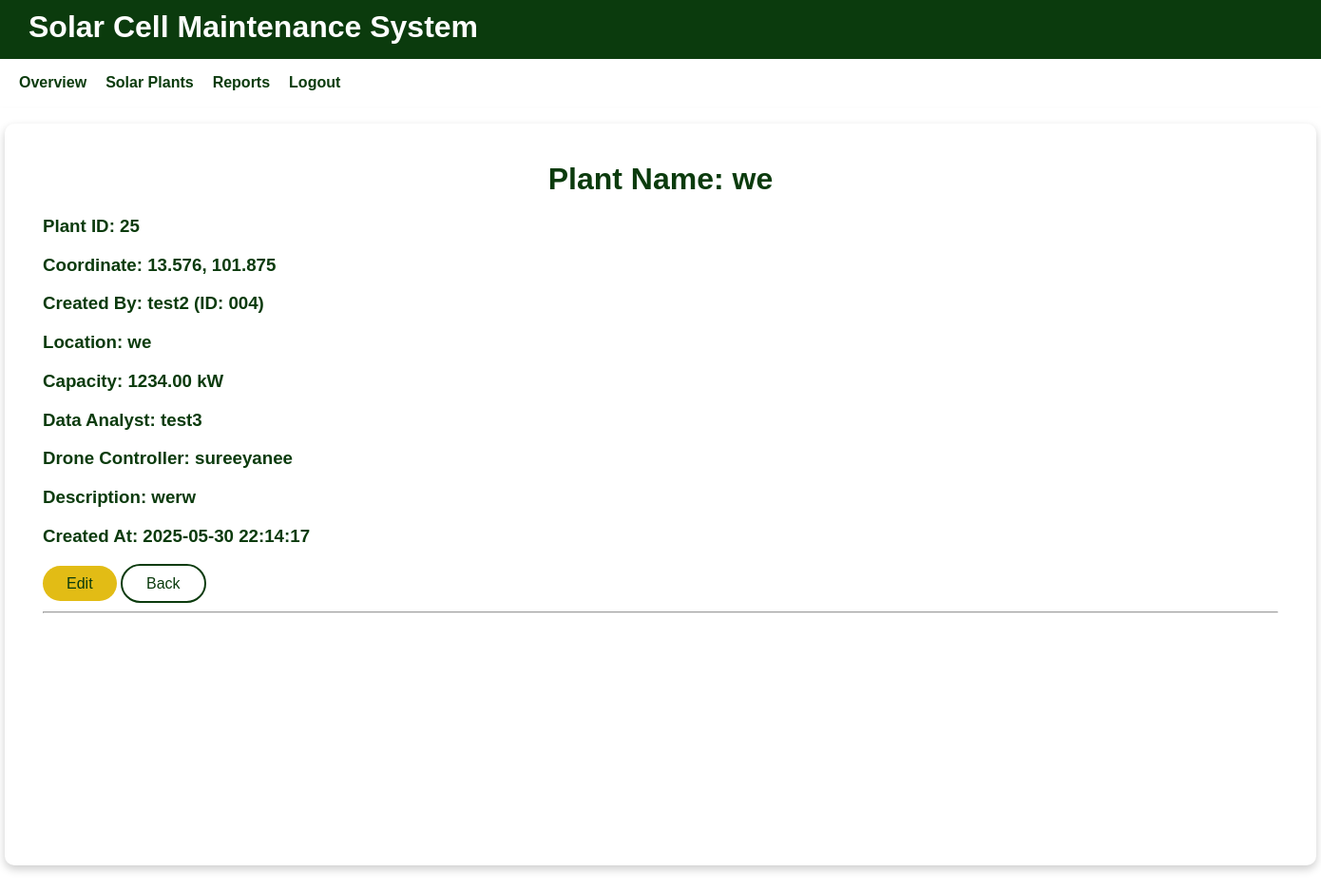
Page /plant/detail/25/ (signed in) on the earlier database version.
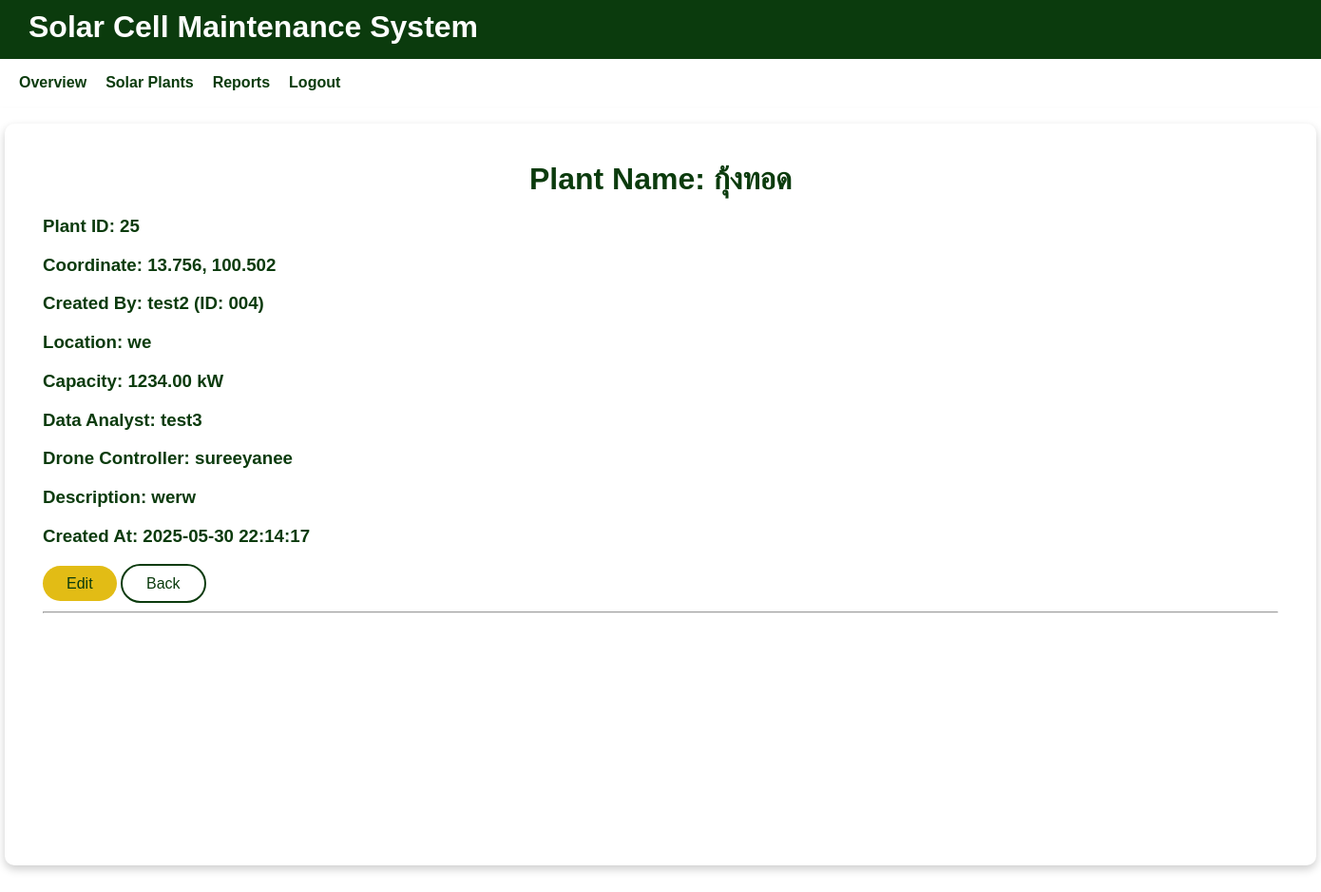
Same page on the later database version.
### plant/models.py (models this page shows, shortened)
class SolarPlant(models.Model):
    name = models.CharField(max_length=255, verbose_name="ชื่อโรงไฟฟ้า")
    location = models.CharField(max_length=255, verbose_name="ที่ตั้งโรงไฟฟ้า")
    latitude = models.FloatField(verbose_name="ละติจูด", null=True, blank=True)
    longitude = models.FloatField(verbose_name="ลองจิจูด", null=True, blank=True)
    owner = models.ForeignKey(
        settings.AUTH_USER_MODEL,
        on_delete=models.CASCADE,
        related_name='plants',
        verbose_name="เจ้าของโรง"
    )
    installed_capacity_kw = models.DecimalField(
        max_digits=10, decimal_places=2,
        null=True, blank=True,
        verbose_name="กำลังการผลิต (kW)"
    )
    description = models.TextField(blank=True, verbose_name="รายละเอียดเพิ่มเติม")
    created_at = models.DateTimeField(auto_now_add=True)
    data_analyst = models.ForeignKey(
        settings.AUTH_USER_MODEL,
        on_delete=models.SET_NULL,
        null=True, blank=True,
        limit_choices_to={'role': 'data_analyst'},
        related_name='assigned_analyst_plants',
        verbose_name="นักวิเคราะห์ข้อมูล"
    )
    drone_controller = models.ForeignKey(
        settings.AUTH_USER_MODEL,
        on_delete=models.SET_NULL,
        null=True, blank=True,
        limit_choices_to={'role': 'drone_controller'},
        related_name='assigned_drone_plants',
        verbose_name="ผู้ควบคุมโดรน"
    )

### accounts/models.py (models this page shows, shortened)
class CustomUser(AbstractUser):
    ROLE_CHOICES = [
        ("site_admin", "Site Admin"),     # ผู้ดูแลเว็บไซต์
        ("plant_owner", "Plant Owner"),
        ("data_analyst", "Data Analyst"),
        ("drone_controller", "Drone Controller"),
    ]
    role = models.CharField(max_length=20, choices=ROLE_CHOICES, default="plant_owner")
    def formatted_id(self):
        return str(self.id).zfill(3)
    def __str__(self):
        return f"{self.username} (ID: {self.formatted_id()})"

### plant/views.py (the view)
# urls.py: path('detail/<int:pk>/', views.plant_detail_view, name='plant_detail_solar'),
@login_required
def plant_detail_view(request, pk):
    plant = get_object_or_404(SolarPlant, pk=pk)
    panel_rows = PanelRow.objects.filter(zone__plant=plant).order_by('row_number')
    panels_by_row = {}
    max_columns = 0
    for row in panel_rows:
        panels = SolarPanel.objects.filter(row=row)
        panels_by_row[row.row_number] = {panel.column_number: panel for panel in panels}
        max_columns = max(max_columns, panels.count())
    context = {
        'plant': plant,
        'panels_by_row': panels_by_row,
        'columns_range': range(1, max_columns + 1),
    }
    return render(request, 'dashboard/plant_detail_solar.html', context)

### templates/dashboard/plant_detail_solar.html (shortened to what this page needs)
{% extends 'dash.html' %}
{% load static %}
{% block content %}
<h1 style="color: #0b3b0d; margin: auto;">Plant Name: {{ plant.name }}</h1>
<div style="text-align: left; margin: 20px 0; color:#0b3b0d">
<h3><strong>Plant ID:</strong> {{ plant.id }}</h3>
<h3><strong>Coordinate:</strong> {{ plant.latitude|floatformat:3 }}, {{ plant.longitude|floatformat:3 }}</h3>
<h3><strong>Created By:</strong> {{ plant.owner }}</h3>
<h3><strong>Location:</strong> {{ plant.location }}</h3>
<h3><strong>Capacity:</strong> {{ plant.installed_capacity_kw }} kW</h3>
<h3><strong>Data Analyst:</strong> {{ plant.data_analyst.username }}</h3>
<h3><strong>Drone Controller:</strong> {{ plant.drone_controller.username }}</h3>
<h3><strong>Description:</strong> {{ plant.description|default:"-" }}</h3>
<h3><strong>Created At:</strong> {{ plant.created_at|date:"Y-m-d H:i:s" }}</h3>
<a href ="{% url 'edit_plant' pk=plant.id %}" class="btn-yellow">Edit</a>
<a href="{% url 'plant_list' %}" class="btn-outline">Back</a>
</div>
<hr>
{% endblock %}

Differences in the rows shown:
changed SolarPlant "we": name "we" → "กุ้งทอด"; latitude "13.576" → "13.756"; longitude "101.875" → "100.502"
